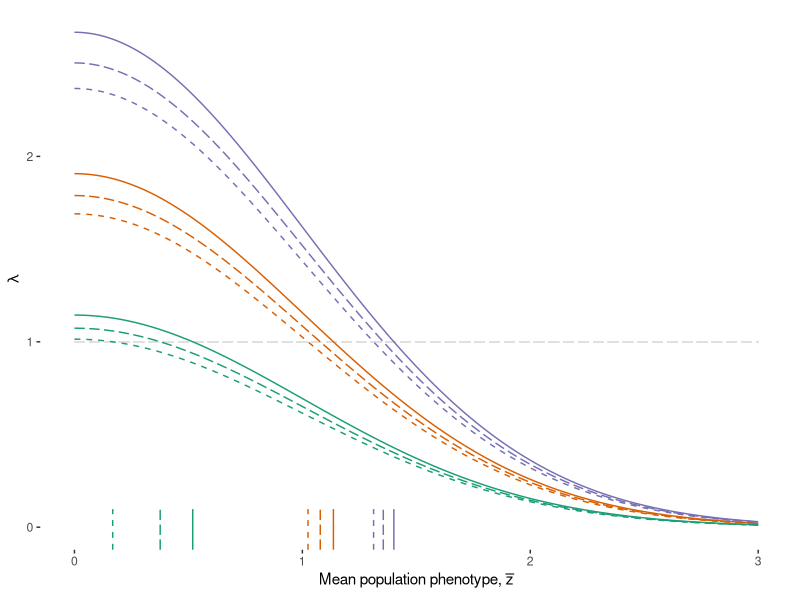
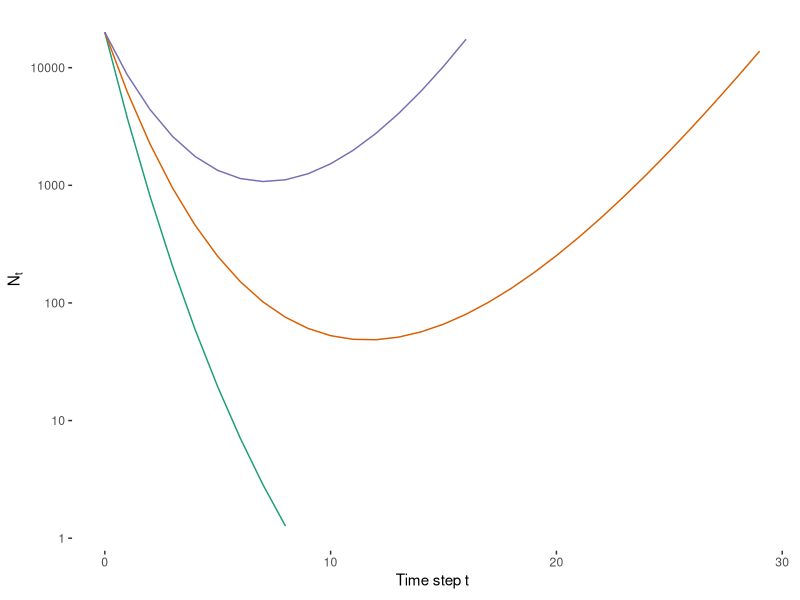
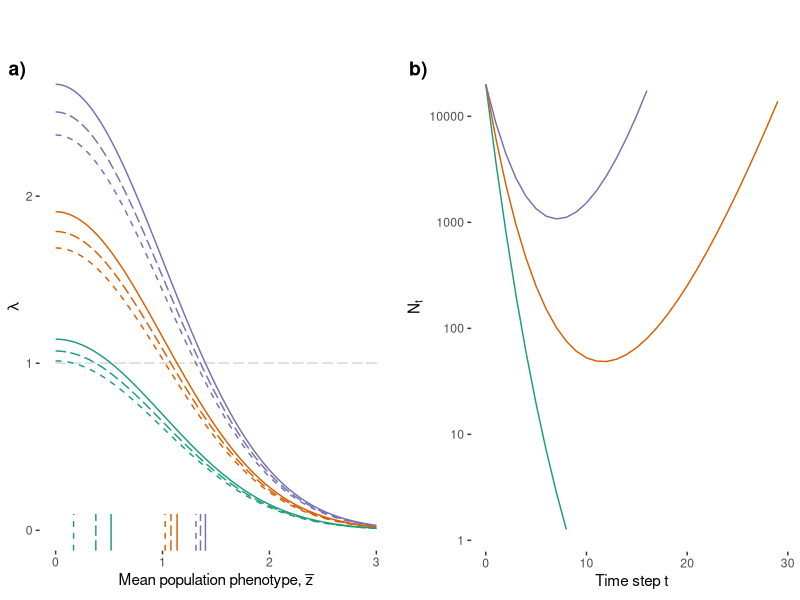

Generate these figures, in order, with R: (Note: this script raises an error after producing the figures.)
### Script for re-making Figure 1 in manuscript (two panels)
### - a) lambda as a function of z for for LH + variance groups
### - b) population size over time for LH groups

# Load in libraries

library(ggplot2)
library(dplyr)
library(tidyr)
library(cowplot)

rm(list = ls())

# Plot for panel (a),

lambda.z = expand.grid(
  # Three different phenotypic standard deviation values
  gamma = sqrt(c(.1, .25, .4)),
  # Three different maximum survivals (defining life histories)
  s.max = c(.1, .5, .9)
) %>%
  mutate(
    # Get equilibrium population growth rates, lambda^*
    w.max = 3,
    l.max = s.max + (1 - s.max) * w.max,
    lstar = l.max / sqrt(1 + gamma^2)
  ) %>%
  # Get the lambda values as a function of z
  merge(
    y = expand.grid(
      lstar = .$lstar, #  %>% pull(lstar),
      z     = (0:300)/100
    ) %>%
      mutate(lamdz = exp(-z^2 / 2) * lstar)
  ) %>%
  # Some labels for plotting and faceting
  mutate(var.z = factor(round(gamma^2, 2)))

lambda.plot = lambda.z %>%
  mutate(s.max = factor(s.max, levels = c(.9, .5, .1))) %>%
  ggplot(aes(x = z, y = lamdz, group = interaction(s.max, gamma))) +
  geom_segment(
    aes(x = 0, xend = 3, y = 1, yend = 1),
    linetype = 5, colour = 'gray88'
  ) +
  geom_line(aes(colour = s.max, linetype = var.z)) +
  # x-axis ticks are z-tilde
  geom_rug(
    data = lambda.z %>%
      distinct(gamma, s.max, w.max, var.z) %>%
      mutate(ztilde = sqrt(2 * log(w.max * (1-s.max) + s.max) - log(1 + gamma^2))) %>%
      mutate(s.max = factor(s.max, levels = c(.9, .5, .1))),
    inherit.aes = FALSE,
    aes(x = ztilde, colour = s.max, linetype = var.z),
    sides = 'b', length = grid::unit(0.075, 'npc')
  ) +
  labs(
    x = expression(paste('Mean population phenotype, ', bar(z))),
    y = expression(lambda)
  ) +
  scale_color_brewer(palette = 'Dark2') +
  scale_linetype_manual(values = c(1, 5, 2)) +
  theme(
    panel.background = element_blank(),
    legend.position = 'none'
  )

lambda.plot

#####

# Plot for panel (b)

g.and.h = expand.grid(
  # Life history groups
  s.max = c(.1, .5, .9, 1),
  # Time steps (x-axis)
  tstep = 0:30
) %>%
  mutate(
    n0 = log(20000),
    w.max = 3,
    l.max = s.max + w.max * (1 - s.max),
    gamma = sqrt(.1),
    k  = (1 + .5*gamma^2) / (1 + gamma^2),
    nt = n0 + 
      tstep * (log(l.max) - .5 * log(1 + gamma^2)) -
      (2^2 / (2 * (1 + gamma^2))) * (1 - k^(2*tstep)) / (1 - k^2)
  )

n.plot = g.and.h %>%
  mutate(s.max = factor(s.max, levels = c(.9, .5, .1))) %>%
  filter(nt > 0, nt <= log(20000)) %>%
  ggplot(aes(x = tstep, y = exp(nt), group = s.max)) + 
  geom_line(aes(colour = s.max)) +
  scale_y_log10() +
  scale_color_brewer(palette = 'Dark2') +
  labs(x = expression(Time ~ step ~ t), y = expression(N[t])) +
  theme(
    panel.background = element_blank(),
    legend.position = 'none'
  )

n.plot
# (ignore the warnings - they are just about points getting chopped from the plot)

fig.hypo.legend = get_legend(
  lambda.plot +
    guides(
      linetype = guide_legend(expression(gamma^2)),
      colour   = guide_legend(expression(hat(s)))
    ) +
    theme(legend.position = 'top', legend.key = element_rect(fill = NA))
)

plot_grid(
  fig.hypo.legend,
  plot_grid(
    lambda.plot,
    n.plot,
    nrow = 1,
    labels = c('a)', 'b)')
  ),
  rel_heights = c(.1, 1),
  nrow = 2
)

ggsave(filename = 'analyze_results/figs_out/fig1_lambda_n.png',
       width = 8, height = 3)
